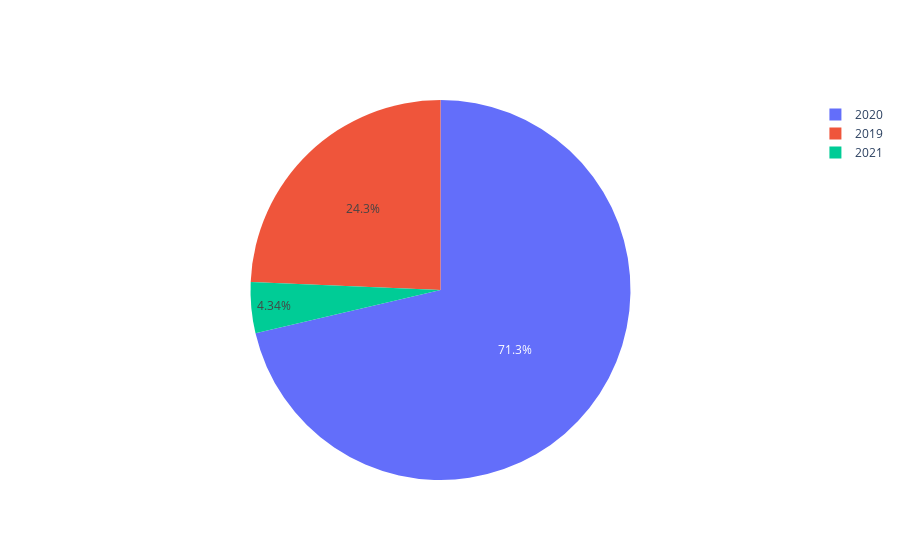

Source (notebook cell):
### Code cell
init_notebook_mode(connected = True)
 


 

fig = go.Figure(data=[go.Pie(labels=year,
                      values= df['T10Y2Y'])])
 
fig.show()

### Figure 1 — Plotly figure (JSON) as saved in the notebook; plotly's stock layout.template omitted (floating-point values rounded to 4 significant figures; data arrays with more than 128 entries replaced by an {"elided": "..."} marker saying what was removed)
{"data": [{"labels": {"elided": "532 str values"}, "type": "pie", "values": {"elided": "532 float values"}}], "layout": {}}
